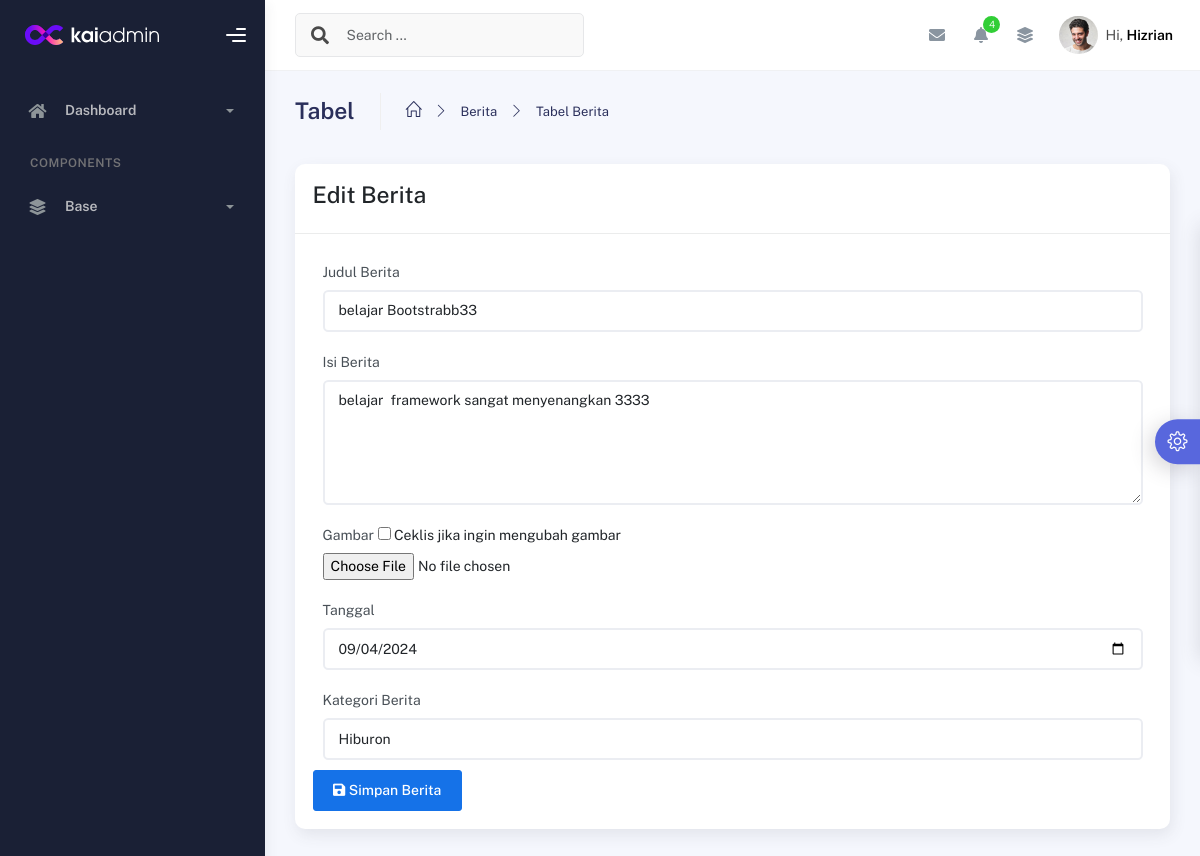
The page /admin/berita/edit_berita.php?id_berita=6 on the database its author committed.
### tables this page shows
CREATE TABLE `berita` (
  `id_berita` int(11) NOT NULL,
  `id_kategori` int(11) DEFAULT NULL,
  `judul_berita` varchar(255) NOT NULL,
  `isi_berita` text NOT NULL,
  `gambar_berita` varchar(255) DEFAULT NULL,
  `tgl_berita` date NOT NULL,
  `slug` varchar(255) NOT NULL
);

### admin/berita/edit_berita.php (the view, shortened to what this page needs)
<?php
	include "../koneksi.php";
	$id_berita = mysqli_real_escape_string($connect, $_GET['id_berita']);
	$query = "SELECT * FROM berita WHERE id_berita='$id_berita'";
	$query_mysql = mysqli_query($connect, $query);
	$data = mysqli_fetch_array($query_mysql);
	?>
<!DOCTYPE html>
<html lang="en">
<head>
    <link rel="stylesheet" href="../assets/css/bootstrap.min.css" />
    <link rel="stylesheet" href="../assets/css/plugins.min.css" />
    <link rel="stylesheet" href="../assets/css/kaiadmin.min.css" />
    <link rel="stylesheet" href="../assets/css/demo.css" />
</head>
<body>
    <div class="wrapper">
        <div class="sidebar" data-background-color="dark">
            <div class="sidebar-logo">
                <div class="logo-header" data-background-color="dark">
                    <a href="../index.html" class="logo">
                        <img src="../assets/img/kaiadmin/logo_light.svg" alt="navbar brand" class="navbar-brand"
                            height="20" />
                    </a>
                    <div class="nav-toggle">
                        <button class="btn btn-toggle toggle-sidebar">
                            <i class="gg-menu-right"></i>
                        </button>
                    </div>
                </div>
            </div>
            <div class="sidebar-wrapper scrollbar scrollbar-inner">
                <div class="sidebar-content">
                    <ul class="nav nav-secondary">
                        <li class="nav-item">
                            <a data-bs-toggle="collapse" href="#dashboard" class="collapsed" aria-expanded="false">
                                <i class="fas fa-home"></i>
                                <p>Dashboard</p>
                                <span class="caret"></span>
                            </a>
                        </li>
                        <li class="nav-section">
                            <h4 class="text-section">Components</h4>
                        </li>
                        <li class="nav-item">
                            <a data-bs-toggle="collapse" href="#base">
                                <i class="fas fa-layer-group"></i>
                                <p>Base</p>
                                <span class="caret"></span>
                            </a>
                        </li>
                    </ul>
                </div>
            </div>
        </div>
        <div class="main-panel">
            <div class="main-header">
                <nav class="navbar navbar-header navbar-header-transparent navbar-expand-lg border-bottom">
                    <div class="container-fluid">
                        <nav
                            class="navbar navbar-header-left navbar-expand-lg navbar-form nav-search p-0 d-none d-lg-flex">
                            <div class="input-group">
                                <div class="input-group-prepend">
                                    <button type="submit" class="btn btn-search pe-1">
                                        <i class="fa fa-search search-icon"></i>
                                    </button>
                                </div>
                                <input type="text" placeholder="Search ..." class="form-control" />
                            </div>
                        </nav>
                        <ul class="navbar-nav topbar-nav ms-md-auto align-items-center">
                            <li class="nav-item topbar-icon dropdown hidden-caret">
                                <a class="nav-link dropdown-toggle" href="#" id="messageDropdown" role="button"
                                    data-bs-toggle="dropdown" aria-haspopup="true" aria-expanded="false">
                                    <i class="fa fa-envelope"></i>
                                </a>
                            </li>
                            <li class="nav-item topbar-icon dropdown hidden-caret">
                                <a class="nav-link dropdown-toggle" href="#" id="notifDropdown" role="button"
                                    data-bs-toggle="dropdown" aria-haspopup="true" aria-expanded="false">
                                    <i class="fa fa-bell"></i>
                                    <span class="notification">4</span>
                                </a>
                            </li>
                            <li class="nav-item topbar-icon dropdown hidden-caret">
                                <a class="nav-link" data-bs-toggle="dropdown" href="#" aria-expanded="false">
                                    <i class="fas fa-layer-group"></i>
                                </a>
                            </li>
                            <li class="nav-item topbar-user dropdown hidden-caret">
                                <a class="dropdown-toggle profile-pic" data-bs-toggle="dropdown" href="#"
                                    aria-expanded="false">
                                    <div class="avatar-sm">
                                        <img src="../assets/img/profile.jpg" alt="..."
                                            class="avatar-img rounded-circle" />
                                    </div>
                                    <span class="profile-username">
                                        <span class="op-7">Hi,</span>
                                        <span class="fw-bold">Hizrian</span>
                                    </span>
                                </a>
                            </li>
                        </ul>
                    </div>
                </nav>
            </div>
            <div class="container">
                <div class="page-inner">
                    <div class="page-header">
                        <h3 class="fw-bold mb-3">Tabel</h3>
                        <ul class="breadcrumbs mb-3">
                            <li class="nav-home">
                                <a href="#">
                                    <i class="icon-home"></i>
                                </a>
                            </li>
                            <li class="separator">
                                <i class="icon-arrow-right"></i>
                            </li>
                            <li class="nav-item">
                                <a href="#">Berita</a>
                            </li>
                            <li class="separator">
                                <i class="icon-arrow-right"></i>
                            </li>
                            <li class="nav-item">
                                <a href="#">Tabel Berita</a>
                            </li>
                        </ul>
                    </div>
                    <div class="card">
    <div class="card-header">
        <h3>Edit Berita</h3>
    </div>
    <div class="card-body">
        <form action="proses_edit.php?id_berita=<?php echo htmlspecialchars($id_berita); ?>" method="POST" enctype="multipart/form-data">
            <div class="form-group">
                <label for="judul_berita">Judul Berita</label>
                <input type="text" class="form-control" id="judul_berita" name="judul_berita" value="<?php echo htmlspecialchars($data['judul_berita']); ?>">
            </div>
            <div class="form-group">
                <label for="isi_berita">Isi Berita</label>
                <textarea class="form-control" id="isi_berita" name="isi_berita" rows="5"><?php echo htmlspecialchars($data['isi_berita']); ?></textarea>
            </div>
            <div class="form-group">
                <label for="gambar_berita">Gambar</label>
                <input type="checkbox" name="ubah_gambar" value="true"> Ceklis jika ingin mengubah gambar<br>
                <input type="file" class="form-control-file" id="gambar_berita" name="gambar_berita">
            </div>
            <div class="form-group">
                <label for="tanggal">Tanggal</label>
                <input type="date" class="form-control" id="tanggal" name="tanggal" value="<?php echo htmlspecialchars($data['tgl_berita']); ?>">
            </div>
            <div class="form-group">
                <label for="kategori_berita">Kategori Berita</label>
                <select class="form-control" id="kategori_berita" name="kategori_berita" required="">
                <?php
                    $kategori = mysqli_query($connect, "SELECT * FROM kategori_berita");
                    while($row = mysqli_fetch_array($kategori)) {
                        $selected = $row['id_kategori'] == $data['id_kategori'] ? 'selected' : '';
                        echo "<option value='".$row['id_kategori']."' $selected>".$row['nama_kategori_berita']."</option>";
                    }
                ?>
                </select>
            </div>
            <button type="submit" class="btn btn-primary"><i class="fas fa-save"></i> Simpan Berita</button>
        </form>
    </div>
</div>
                </div>
            </div>
        </div>
    </div>
    <div class="custom-template">
        <div class="custom-toggle">
            <i class="icon-settings"></i>
        </div>
    </div>
</body>
</html>

### admin/assets/css/demo.css (style rules this page uses)
.custom-template { position: fixed; top: 50%; transform: translateY(-50%); right: -325px; width: 325px; height: max-content; display: block; z-index: 1; background: #ffffff; transition: all .3s; z-index: 1003; box-shadow: -1px 1px 20px rgba(69, 65, 78, 0.15); border-top-left-radius: 5px; border-bottom-left-radius: 5px; transition: all .5s; }
.custom-template .custom-toggle { position: absolute; width: 45px; height: 45px; background: #5867dd; top: 50%; left: -45px; transform: translateY(-50%); display: flex; align-items: center; justify-content: center; text-align: center; border-top-left-radius: 30px; border-bottom-left-radius: 30px; cursor: pointer; color: #ffffff; box-shadow: -5px 5px 20px rgba(69, 65, 78, 0.21); }
.custom-template .custom-toggle i { font-size: 20px; animation: 1.3s spin linear infinite; }

### rows shown on the page
berita: judul_berita "belajar Bootstrabb33", isi_berita "belajar framework sangat menyenangkan 3333", tanggal "09/04/2024"

### other values the page prints
form field kategori_berita "Hiburon"
